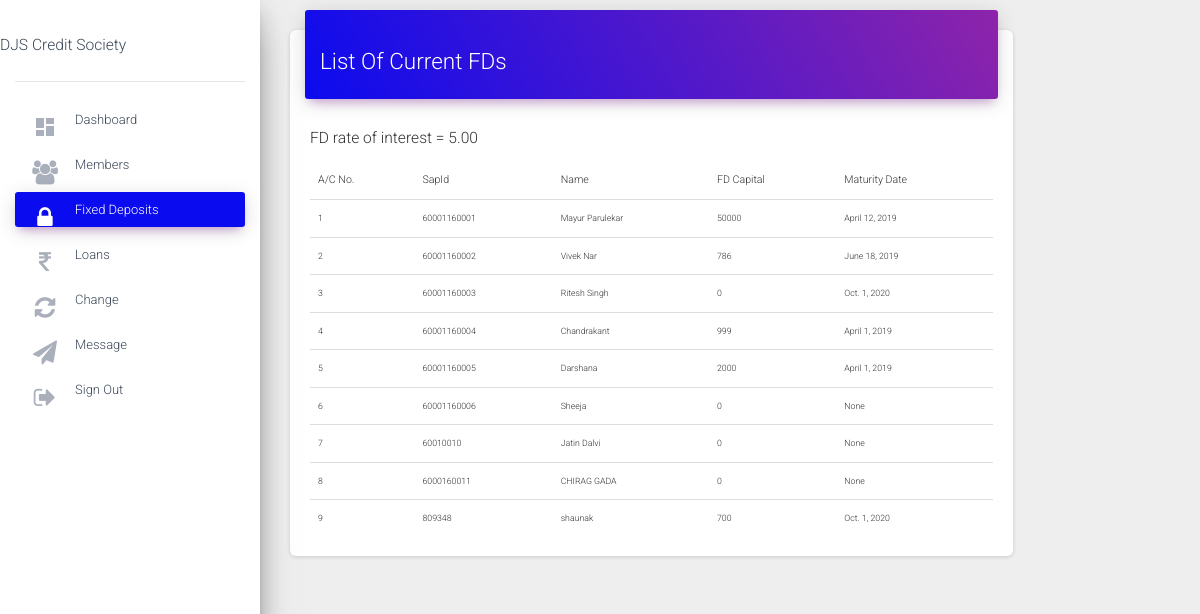
/csadmin/bank (signed in), run on an earlier commit of the app's database.
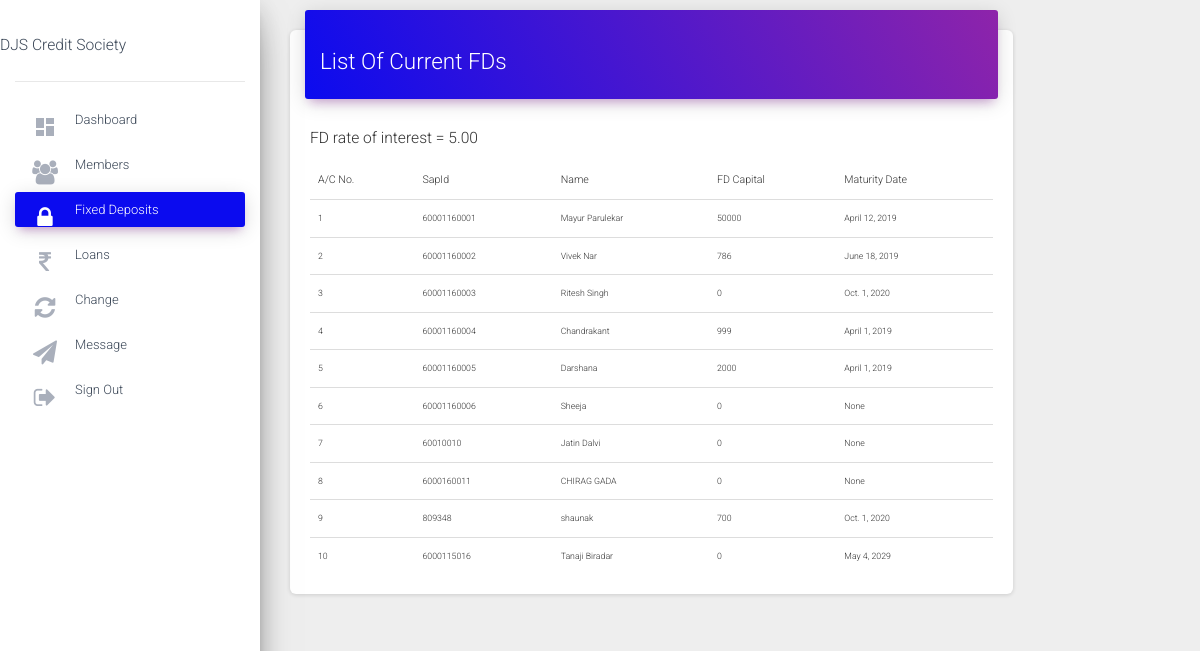
And on a later commit of the database.
### status/models.py (models this page shows, shortened)
class interests(models.Model):
    sharedividend=models.DecimalField(blank=True,null=True,default=0,max_digits=10,decimal_places=2)
    cddividend=models.DecimalField(blank=True,null=True,default=0,max_digits=10,decimal_places=2)
    fdinterest=models.DecimalField(blank=True,null=True,default=0,max_digits=10,decimal_places=2)
    emerloaninterest=models.DecimalField(blank=True,null=True,default=0,max_digits=10,decimal_places=2)
    longloaninterest=models.DecimalField(blank=True,null=True,default=0,max_digits=10,decimal_places=2)

class Account(models.Model):
    accountnumber=models.IntegerField(null=False,unique=True)
    username=models.ForeignKey(User,on_delete=models.SET_NULL,null=True,unique=True)
    name=models.CharField(max_length=50,null=False)
    sapid=models.IntegerField(null=False,unique=True)
    dateofjoining=models.DateField(null=False)
    sharevalue=models.IntegerField(default=0,null=False)
    totalinvestment=models.IntegerField(default=0,null=False)
    shareamount=models.IntegerField(default=0,null=False)
    sharebalance=models.IntegerField(default=0)
    cdamount=models.IntegerField(default=0)
    cdbalance=models.IntegerField(default=0)
    totalamount=models.DecimalField(default=0,max_digits=10,decimal_places=2)
    sharesstartingnumber=models.IntegerField(null=True)
    sharesendingnumber=models.IntegerField(null=True)
    isloanloantaken=models.BooleanField(default=False)
    isloanemertaken=models.BooleanField(default=False)
    longloanamount=models.DecimalField(blank=True,null=True,default=0,max_digits=10,decimal_places=2)
    longloanprinciple=models.DecimalField(blank=True,null=True,default=0,max_digits=10,decimal_places=2)
    longloanperiod=models.IntegerField(blank=True,null=True,default=0)
    longloaninterestamount=models.DecimalField(blank=True,null=True,default=0,max_digits=10,decimal_places=2)
    longloanbalance=models.DecimalField(blank=True,null=True,default=0,max_digits=10,decimal_places=2)
    longloanemi=models.DecimalField(blank=True,null=True,default=0,max_digits=10,decimal_places=2)
    emerloanamount=models.DecimalField(blank=True,null=True,default=0,max_digits=10,decimal_places=2)
    emerloanprinciple=models.DecimalField(blank=True,null=True,default=0,max_digits=10,decimal_places=2)
    emerloanperiod=models.IntegerField(blank=True,null=True,default=0)
    emerloaninterestamount=models.DecimalField(blank=True,null=True,default=0,max_digits=10,decimal_places=2)
    emerloanbalance=models.DecimalField(blank=True,null=True,default=0,max_digits=10,decimal_places=2)
    emerloanemi=models.DecimalField(blank=True,null=True,default=0,max_digits=10,decimal_places=2)
    fdcapital=models.IntegerField(default=0,null=True)
    fdmaturitydate=models.DateField(null=True)

### csadmin/views.py (the view)
# urls.py: path('bank', views.bank,name="bank"),
@login_required
def bank(request):
    Banks=Account.objects.all
    Interests=interests.objects.all
    context={
        'Banks':Banks,
        'Interests':Interests,
        'Bank':"active"
    }
    return render (request,'bank.html',context=context)

### csadmin/templates/bank.html (shortened to what this page needs)
{%extends 'base.html'%}
{%block content%}
<main role="main" class="col-md-8 col-lg-10 px-4">
  <div class="content">
    <div class="container-fluid">
      <div class="row">
        <div class="col-md-12">
          <div class="card">
            <div class="card-header card-header-primary">
              <h1 class="h2">List Of Current FDs</h1>
            </div>
            <div class="card-body">
              <div class="table-responsive">
                <table class="table">
                  <thead>
                    {%for i in Interests%}
                    <h3>FD rate of interest = {{i.fdinterest}}</h3>{%endfor%}
                    <tr>
                      <th>A/C No.</th>
                      <th>SapId</th>
                      <th>Name</th>
                      <th>FD Capital</th>
                      <th>Maturity Date</th>
                    </tr>
                  </thead>
                  <tbody>
              {%for i in Banks%}
                <tr>
                  <td>{{i.accountnumber}}</td>
                  <td>{{i.sapid}}</td>
                  <td>{{i.name}}</td>
                  <td>{{i.fdcapital}}</td>
                  <td>{{i.fdmaturitydate}}</td>
                </tr>
              {%endfor%}
              </tbody>
                </table>
              </div>
            </div>
          </div>
        </div>
  </div>
  </div>
</main>
{%endblock%}

What changed in the data, as far as the page shows it:
added Account: accountnumber "10", sapid "6000115016", name "Tanaji Biradar", fdcapital "0", fdmaturitydate "May 4, 2029"
